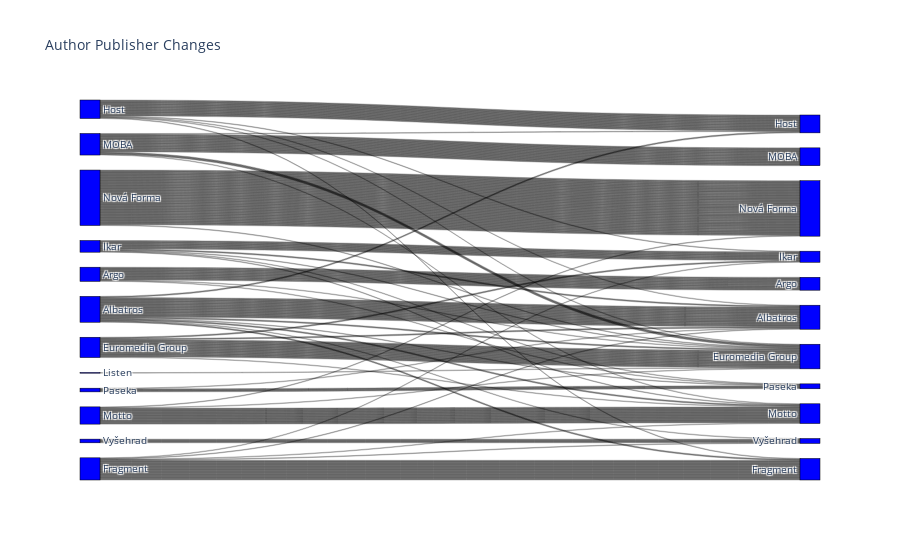

Notebook source saved alongside this figure:
### Code cell
fig = go.Figure(data=[go.Sankey(
    node = dict(
      pad = 15,
      thickness = 20,
      line = dict(color = "black", width = 0.5),
      label = node_labels,
      color = "blue"
    ),
    link = dict(
      source = source_indices,
      target = target_indices,
      value = value
  ))])

fig.update_layout(title_text="Author Publisher Changes", font_size=10, height=800)
fig.show()

### Figure 1 — Plotly figure (JSON) as saved in the notebook; plotly's stock layout.template omitted (floating-point values rounded to 4 significant figures; data arrays with more than 128 entries replaced by an {"elided": "..."} marker saying what was removed)
{"data": [{"link": {"source": {"elided": "349 int values"}, "target": {"elided": "349 int values"}, "value": {"elided": "349 int values"}}, "node": {"color": "blue", "label": ["Host", "MOBA", "Ikar", "Nová Forma", "Argo", "Listen", "Albatros", "Euromedia Group", "Paseka", "Motto", "Vyšehrad", "Fragment", "Host", "MOBA", "Ikar", "Nová Forma", "Argo", "Albatros", "Euromedia Group", "Paseka", "Motto", "Vyšehrad", "Fragment"], "line": {"color": "black", "width": 0.5}, "pad": 15, "thickness": 20}, "type": "sankey"}], "layout": {"autosize": true, "font": {"size": 10}, "title": {"text": "Author Publisher Changes"}}}
